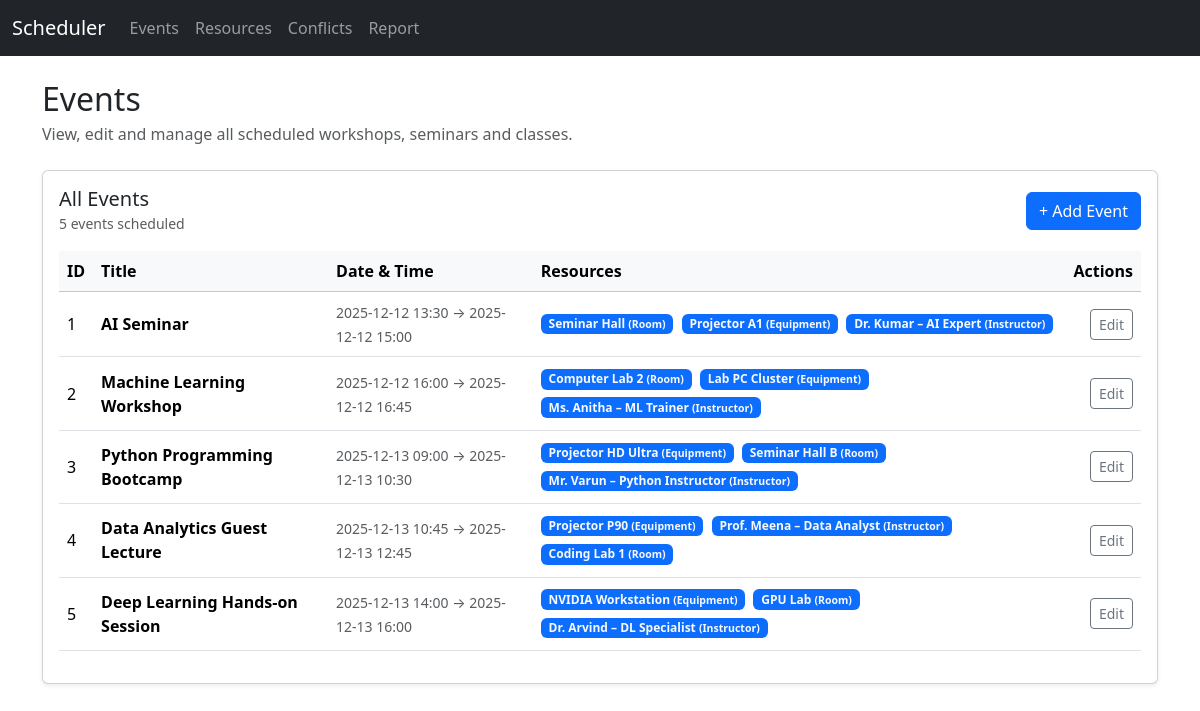
The app's page /events with its own data.
### app.py (models this page shows, shortened)
class Event(db.Model):
    __tablename__ = 'events'
    event_id = db.Column(db.Integer, primary_key=True)
    title = db.Column(db.String(200), nullable=False)
    start_time = db.Column(db.DateTime, nullable=False)
    end_time = db.Column(db.DateTime, nullable=False)
    description = db.Column(db.Text)
    allocations = db.relationship('EventResourceAllocation',
                                  back_populates='event',
                                  cascade='all, delete-orphan')

class EventResourceAllocation(db.Model):
    __tablename__ = 'event_resource_allocations'
    allocation_id = db.Column(db.Integer, primary_key=True)
    event_id = db.Column(db.Integer, db.ForeignKey('events.event_id'), nullable=False)
    resource_id = db.Column(db.Integer, db.ForeignKey('resources.resource_id'), nullable=False)
    event = db.relationship('Event', back_populates='allocations')
    resource = db.relationship('Resource', back_populates='allocations')

class Resource(db.Model):
    __tablename__ = 'resources'
    resource_id = db.Column(db.Integer, primary_key=True)
    resource_name = db.Column(db.String(200), nullable=False)
    resource_type = db.Column(db.String(100), nullable=False)
    allocations = db.relationship('EventResourceAllocation',
                                  back_populates='resource',
                                  cascade='all, delete-orphan')

### app.py (the view)
@app.route('/events')
def list_events():
    events = Event.query.order_by(Event.start_time).all()
    resources = Resource.query.all()
    return render_template('events.html', events=events, resources=resources)

### templates/events.html (shortened to what this page needs)
{% extends "base.html" %}
{% block content %}
<div class="mb-4">
  <h2 class="mb-1">Events</h2>
  <p class="text-muted mb-0">
    View, edit and manage all scheduled workshops, seminars and classes.
  </p>
</div>
<div class="card shadow-sm">
  <div class="card-body">
    <div class="d-flex justify-content-between align-items-center mb-3">
      <div>
        <h5 class="card-title mb-0">All Events</h5>
        <small class="text-muted">
          {% if events %}
            {{ events|length }} event{{ '' if events|length == 1 else 's' }} scheduled
          {% else %}
            No events scheduled yet
          {% endif %}
        </small>
      </div>
      <a href="{{ url_for('add_event') }}" class="btn btn-primary">
        <span style="color:white;">+</span> Add Event
      </a>
    </div>
    {% if events %}
      <div class="table-responsive">
        <table class="table align-middle table-hover">
          <thead class="table-light">
            <tr>
              <th scope="col">ID</th>
              <th scope="col">Title</th>
              <th scope="col">Date &amp; Time</th>
              <th scope="col">Resources</th>
              <th scope="col" class="text-end">Actions</th>
            </tr>
          </thead>
          <tbody>
          {% for e in events %}
            <tr>
              <td>{{ e.event_id }}</td>
              <td class="fw-semibold">{{ e.title }}</td>
              <td>
                <div>
                  <small class="text-muted">
                    {{ e.start_time.strftime('%Y-%m-%d %H:%M') }}
                    &rarr;
                    {{ e.end_time.strftime('%Y-%m-%d %H:%M') }}
                  </small>
                </div>
              </td>
              <td>
                {% if e.allocations %}
                  {% for alloc in e.allocations %}
                    <span class="badge bg-primary text-light me-1 mb-1">
                      {{ alloc.resource.resource_name }}
                      <small>({{ alloc.resource.resource_type }})</small>
                    </span>
                  {% endfor %}
                {% else %}
                  <span class="badge bg-light text-dark border">No resources</span>
                {% endif %}
              </td>
              <td class="text-end">
                <a href="{{ url_for('edit_event', event_id=e.event_id) }}"
                   class="btn btn-sm btn-outline-secondary">
                  Edit
                </a>
              </td>
            </tr>
          {% endfor %}
          </tbody>
        </table>
      </div>
    {% endif %}
  </div>
</div>
{% endblock %}

### records on screen
Event: event_id "1", title "AI Seminar", start_time "2025-12-12 13:30", end_time "2025-12-12 15:00"
EventResourceAllocation: resource.resource_name "Seminar Hall", resource.resource_type "Room"
EventResourceAllocation: resource.resource_name "Projector A1", resource.resource_type "Equipment"
EventResourceAllocation: resource.resource_name "Dr. Kumar – AI Expert", resource.resource_type "Instructor"
Event: event_id "2", title "Machine Learning Workshop", start_time "2025-12-12 16:00", end_time "2025-12-12 16:45"
EventResourceAllocation: resource.resource_name "Computer Lab 2", resource.resource_type "Room"
EventResourceAllocation: resource.resource_name "Lab PC Cluster", resource.resource_type "Equipment"
EventResourceAllocation: resource.resource_name "Ms. Anitha – ML Trainer", resource.resource_type "Instructor"
Event: event_id "3", title "Python Programming Bootcamp", start_time "2025-12-13 09:00", end_time "2025-12-13 10:30"
EventResourceAllocation: resource.resource_name "Projector HD Ultra", resource.resource_type "Equipment"
EventResourceAllocation: resource.resource_name "Seminar Hall B", resource.resource_type "Room"
EventResourceAllocation: resource.resource_name "Mr. Varun – Python Instructor", resource.resource_type "Instructor"
Event: event_id "4", title "Data Analytics Guest Lecture", start_time "2025-12-13 10:45", end_time "2025-12-13 12:45"
EventResourceAllocation: resource.resource_name "Projector P90", resource.resource_type "Equipment"
EventResourceAllocation: resource.resource_name "Prof. Meena – Data Analyst", resource.resource_type "Instructor"
EventResourceAllocation: resource.resource_name "Coding Lab 1", resource.resource_type "Room"
Event: event_id "5", title "Deep Learning Hands-on Session", start_time "2025-12-13 14:00", end_time "2025-12-13 16:00"
EventResourceAllocation: resource.resource_name "NVIDIA Workstation", resource.resource_type "Equipment"
EventResourceAllocation: resource.resource_name "GPU Lab", resource.resource_type "Room"
EventResourceAllocation: resource.resource_name "Dr. Arvind – DL Specialist", resource.resource_type "Instructor"

### other values on screen
{{ events|length }} "5"
{{ '' if events|length == 1 else 's' }} "s"
